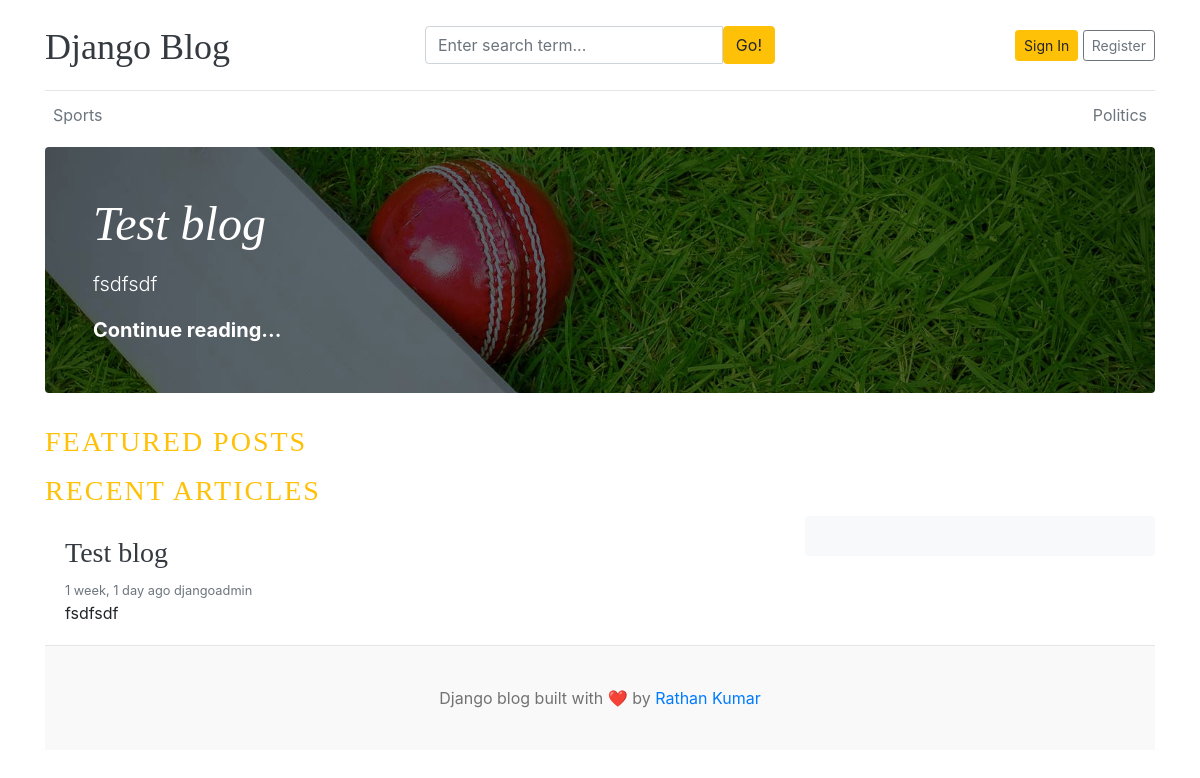
The app's page /, older data.
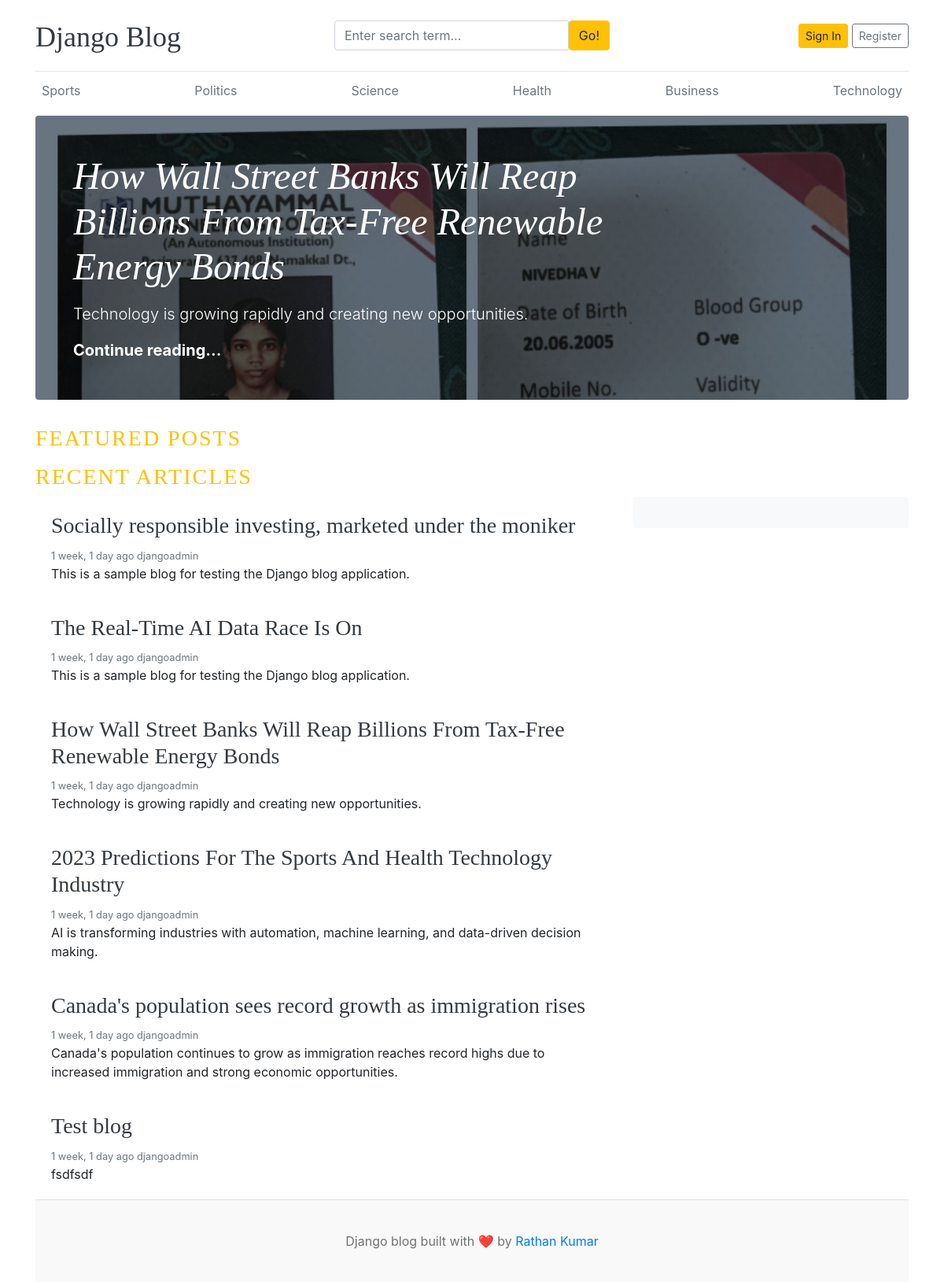
The same page, newer data.
### blog/models.py (models this page shows, shortened)
class Category(models.Model):
    category_name = models.CharField(max_length=50, unique=True)
    created_at = models.DateTimeField(auto_now_add=True)
    updated_at = models.DateTimeField(auto_now=True)
    class Meta:
        verbose_name_plural = "categories"

class Blog(models.Model):
    title = models.CharField(max_length=100)
    slug = models.SlugField(max_length=150, unique=True, blank=True)
    category = models.ForeignKey(Category, on_delete=models.CASCADE)
    author = models.ForeignKey(User, on_delete=models.CASCADE)
    featured_image = models.ImageField(upload_to='uploads/%Y/%m/%d')
    short_description = models.TextField(max_length=500)
    blog_body = models.TextField(max_length=2000)
    status = models.CharField(max_length=20, choices=STATUS_CHOICES, default="Draft")
    is_featured = models.BooleanField(default=False)
    created_at = models.DateTimeField(auto_now_add=True)
    updated_at = models.DateTimeField(auto_now=True)

### blog_main/views.py (the view)
# urls.py: 2. Add a URL to urlpatterns:  path('', views.home, name='home')
def home(request):
    categories = Category.objects.all()
    featured_posts = Blog.objects.filter(
        is_featured=True,
        status='Published'
    )
    posts = Blog.objects.filter(
        status='Published'
    ).order_by('-created_at')
    about = About.objects.first()
    social_links = SocialLink.objects.all()
    context = {
        'categories': categories,
        'featured_posts': featured_posts,
        'posts': posts,
        'about': about,
        'social_links': social_links,
    }
    return render(request, 'home.html', context)

### blog/context_processors.py (called while the page is built)
def get_categories(request):
    categories = Category.objects.all()
    return dict(categories=categories)

def get_social_links(request):
    social_links = SocialLink.objects.all()
    return dict(social_links=social_links)

### blog_main/templates/home.html (shortened to what this page needs)
{% extends 'base.html' %}
{% block content %}
{% for post in featured_posts %}
    {% if forloop.first %}
    <div class="jumbotron p-3 p-md-5 text-white rounded bg-dark"
         style="background-image: url({{ post.featured_image.url }});
                background-blend-mode: overlay;
                background-size: cover;">
        <div class="col-md-8 px-0">
            <h1 class="display-4 font-italic">
                {{ post.title }}
            </h1>
            <p class="lead my-3">
                {{ post.short_description|truncatewords:20 }}
            </p>
            <p class="lead mb-0">
                <a href="{% url 'blogs' post.slug %}"
                   class="text-white font-weight-bold">
                    Continue reading...
                </a>
            </p>
        </div>
    </div>
    {% endif %}
{% endfor %}
<h3 class="text-uppercase text-warning"
    style="letter-spacing: 2px;">
    Featured Posts
</h3>
<h3 class="text-uppercase text-warning"
    style="letter-spacing: 2px;">
    Recent Articles
</h3>
<main role="main" class="container p-0">
    <div class="row">
        <div class="col-md-8 blog-main">
            {% for post in posts %}
            <div class="card border-0">
                <div class="card-body">
                    <h3>
                        <a href="{% url 'blogs' post.slug %}"
                           class="text-dark">
                            {{ post.title }}
                        </a>
                    </h3>
                    <small class="mb-1 text-muted">
                        {{ post.created_at|timesince }} ago
                        {{ post.author }}
                    </small>
                    <p class="card-text">
                        {{ post.short_description }}
                    </p>
                </div>
            </div>
            {% endfor %}
        </div>
        <aside class="col-md-4 blog-sidebar">
            <div class="p-3 mb-3 bg-light rounded">
            </div>
        </aside>
    </div>
</main>
{% endblock %}

### blog_main/templates/base.html (shortened to what this page needs)
{% load static %}
<!DOCTYPE html>
<html lang="en">
<head>
    <link href="https://getbootstrap.com/docs/4.0/dist/css/bootstrap.min.css" rel="stylesheet">
    <link href="{% static 'css/blog.css' %}" rel="stylesheet">
</head>
<body>
<div class="container">
    <header class="blog-header py-3">
        <div class="row flex-nowrap justify-content-between align-items-center">
            <div class="col-4 pt-1">
                <a class="blog-header-logo text-dark" href="/">
                    Django Blog
                </a>
            </div>
            <div class="col-4">
                <form action="{% url 'search' %}" method="GET">
                    <div class="input-group">
                        <input
                            class="form-control"
                            type="text"
                            name="keyword" value="{{ keyword }}"
                            placeholder="Enter search term..."
                            aria-label="Enter search term..."
                        >
                        <button
                            type="submit"
                            class="btn btn-warning"
                            id="button-search">
                            Go!
                        </button>
                    </div>
                </form>
            </div>
            <div class="col-4 d-flex justify-content-end align-items-center">
                <a class="btn btn-sm btn-warning" href="#">
                    Sign In
                </a>
                <a class="btn btn-sm btn-outline-secondary" href="#">
                    Register
                </a>
            </div>
        </div>
    </header>
    <div class="nav-scroller py-1 mb-2">
        <nav class="nav d-flex justify-content-between">
            {% for cat in categories %}
                <a
                    class="p-2 text-muted"
                    href="{% url 'posts_by_category' cat.id %}">
                    {{ cat.category_name }}
                </a>
            {% endfor %}
        </nav>
    </div>
    {% block content %}
    {% endblock %}
    <footer class="blog-footer">
        <p>
            Django blog built with ❤️ by
            <a href="#">Rathan Kumar</a>
        </p>
    </footer>
</div>
</body>
</html>

Row changes from the older to the newer data that the page shows:
no longer on one of the page's lists (row edited): Blog: title "Test blog", short_description "fsdfsdf"
added Category: category_name "Science"
added Category: category_name "Health"
added Category: category_name "Business"
added Category: category_name "Technology"
added Blog: featured_image (picture), title "How Wall Street Banks Will Reap Billions From Tax-Free Renewable Energy Bonds", short_description "Technology is growing rapidly and creating new opportunities.", created_at "1 week, 1 day", author "djangoadmin"
added Blog: title "Socially responsible investing, marketed under the moniker", created_at "1 week, 1 day", author "djangoadmin", short_description "This is a sample blog for testing the Django blog application.", shown under "RECENT ARTICLES"
added Blog: title "The Real-Time AI Data Race Is On", created_at "1 week, 1 day", author "djangoadmin", short_description "This is a sample blog for testing the Django blog application.", shown under "RECENT ARTICLES"
added Blog: title "2023 Predictions For The Sports And Health Technology Industry", created_at "1 week, 1 day", author "djangoadmin", short_description "AI is transforming industries with automation, machine learning, and data-driven decision making.", shown under "RECENT ARTICLES"
now on this page (row edited): Blog: title "Canada's population sees record growth as immigration rises", created_at "1 week, 1 day", author "djangoadmin", short_description "Canada's population continues to grow as immigration reaches record highs due to increased immigration and strong economic opportunities.", shown under "RECENT ARTICLES"
